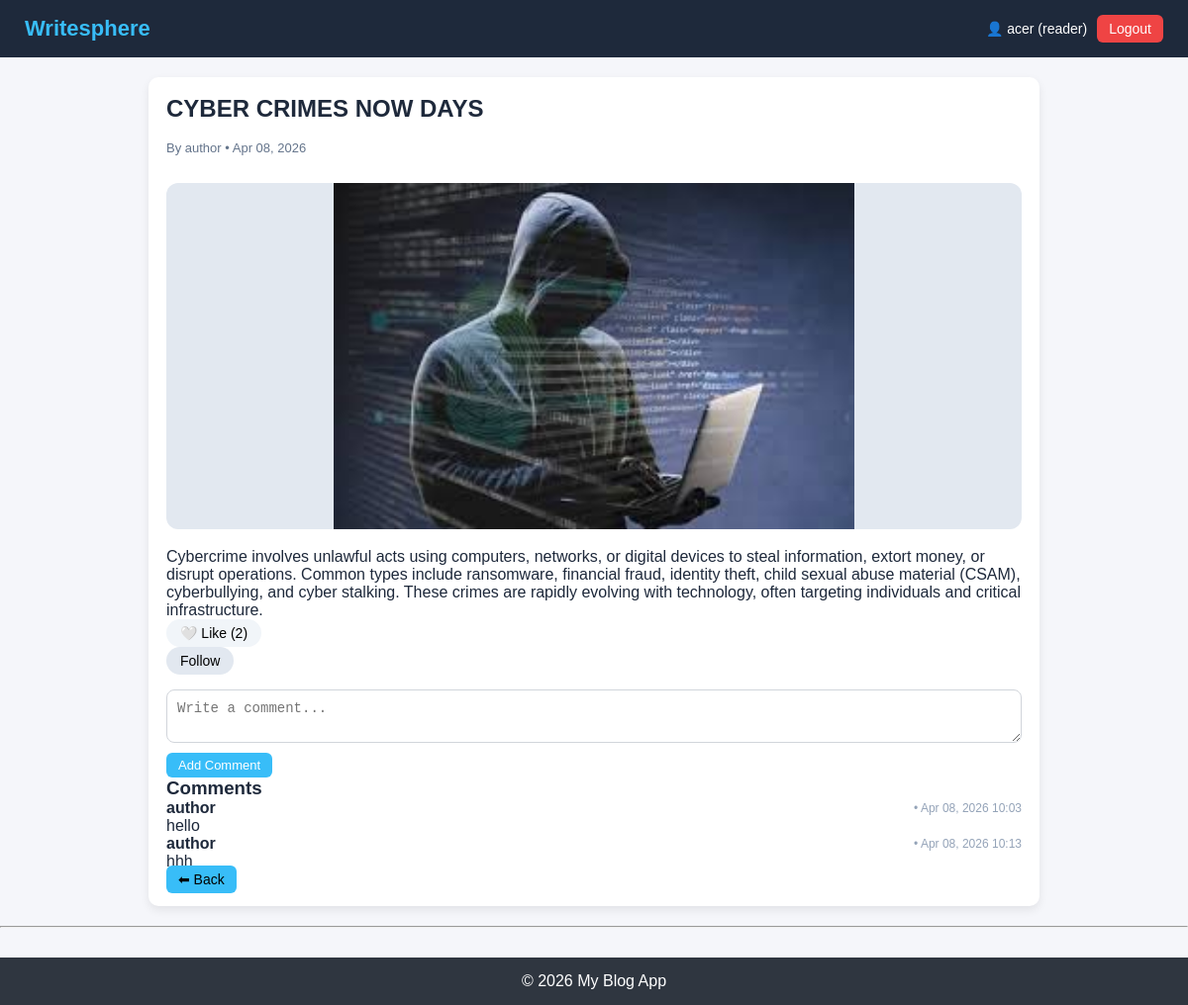
Page /post/7/ (signed in) on the committed database.
### accounts/models.py (models this page shows, shortened)
class CustomUser(AbstractUser):
    ROLE_CHOICES = (
        ('author','Author'),
        ('reader','Reader'),
    )
    role = models.CharField(max_length=10,choices=ROLE_CHOICES,default='reader')

### blog/models.py (models this page shows, shortened)
class Post(models.Model):
    author = models.ForeignKey(settings.AUTH_USER_MODEL, on_delete=models.CASCADE)
    title = models.CharField(max_length=200)
    content = models.TextField()
    cover_image = models.ImageField(upload_to='posts/', null=True, blank=True)  # ✅
    created_at = models.DateTimeField(auto_now_add=True)
    updated_at = models.DateTimeField(auto_now=True)

### interactions/models.py (models this page shows)
class Comment(models.Model):
    user = models.ForeignKey(User, on_delete=models.CASCADE)
    post = models.ForeignKey(Post, on_delete=models.CASCADE)
    content = models.TextField()
    created_at = models.DateTimeField(auto_now_add=True)

### blog/views.py (the view)
# urls.py: path('post/<int:id>/',detail, name='detail'),
@login_required
def detail(request, id):
    post = get_object_or_404(Post, id=id)
    can_edit = can_edit_post(request.user, post)
    is_following = False
    is_liked = False
    if request.user.is_authenticated:
        is_following = Follow.objects.filter(
            follower=request.user,
            following=post.author
        ).exists()
        is_liked = Like.objects.filter(
            user=request.user,
            post=post
        ).exists()
    comments = Comment.objects.filter(post=post)
    comments = Comment.objects.filter(post=post)
    for comment in comments:
        comment.can_edit = can_edit_comment(request.user, comment)
    return render(request, 'detail.html', {
        'post': post,
        'is_following': is_following,
        'is_liked': is_liked,
        'comments': comments,
        'can_edit':can_edit,
    })

### accounts/permissions.py (called while the page is built)
def can_edit_post(user, post):
    if not user.is_authenticated:
        return False
    if user.role == 'ADMIN':
        return True
    return post.author == user

def can_edit_comment(user, comment):
    if not user.is_authenticated:
        return False
    if user.role == 'ADMIN':
        return True
    return comment.user == user

### blog/templates/detail.html (shortened to what this page needs)
{% extends 'base.html' %}
{% block content %}
<div class="container">
    <div class="card post-detail">
        <h2 class="post-title">{{ post.title }}</h2><br>
        <p class="post-meta">
            By {{ post.author.username }} • {{ post.created_at|date:"M d, Y" }}
        </p><br>
        {% if post.cover_image %}
            <img src="{{ post.cover_image.url }}" class="cover-img">
        {% endif %}
        <p class="post-content">{{ post.content }}</p>
        <div class="post-actions">
            <form action="{% url 'like' post.id %}" method="POST">
                <button class="like-btn {% if is_liked %}liked{% endif %}">
                    {% if is_liked %}
                        ❤️ Liked ({{ post.like_set.count }})
                    {% else %}
                        🤍 Like ({{ post.like_set.count }})
                    {% endif %}
                </button>
            </form>
            <form method="POST" action="{% url 'follow' post.author.id %}">
                <button class="follow-btn {% if is_following %}following{% endif %}">
                    {% if is_following %}Following{% else %}Follow{% endif %}
                </button>
            </form>
        </div>
        <div class="comment-box">
            <form method="POST" action="{% url 'comment' post.id %}">
                <textarea name="content" placeholder="Write a comment..."></textarea>
                <button>Add Comment</button>
            </form>
        </div>
        <div class="comments-section">
            <h3>Comments</h3>
            {% for comment in post.comment_set.all %}
                <div class="comment">
                    <div class="comment-header">
                        <strong>{{ comment.user.username }}</strong>
                        <span class="comment-time">
                            • {{ comment.created_at|date:"M d, Y H:i" }}
                        </span>
                    </div>
                    <p>{{ comment.content }}</p>
                </div>
            {% empty %}
                <p>No comments yet</p>
            {% endfor %}
        </div>
        <a class="btn back-btn" href="{% url 'home' %}">⬅ Back</a>
    </div>
</div>
{% endblock %}

### blog/templates/partials/header.html (shortened to what this page needs)
<nav class="navbar">
    <div class="nav-left">
        <a href="{% url 'home' %}" class="logo">Writesphere</a>
    </div>
    <div class="nav-right">
        {% if user.is_authenticated %}
            <span class="user-info">
                👤 {{ user.username }} ({{ user.role }})
            </span>
            <a href="{% url 'logout' %}" class="btn logout">Logout</a>
        {% else %}
            <a href="{% url 'login' %}" class="btn">Login</a>
            <a href="{% url 'register' %}" class="btn register">Register</a>
        {% endif %}
    </div>
</nav>

### static/css/style.css (style rules this page uses)
* { margin: 0; padding: 0; box-sizing: border-box; }
body { font-family: Arial, sans-serif; background-color: #f5f6fa; color: #1e293b; }
.container { width: 85%; max-width: 900px; margin: 20px auto; }
.card { background: white; padding: 18px; margin-bottom: 18px; border-radius: 10px; box-shadow: 0px 4px 10px rgba(0,0,0,0.08); }
.navbar { display: flex; justify-content: space-between; align-items: center; background: #1e293b; padding: 15px 25px; flex-wrap: wrap; }
.logo { color: #38bdf8; font-size: 22px; font-weight: bold; text-decoration: none; }
.nav-right { display: flex; align-items: center; gap: 10px; }
.user-info { color: #fff; font-size: 14px; }
.btn { background: #38bdf8; color: #000; padding: 6px 12px; border-radius: 6px; text-decoration: none; font-size: 14px; transition: 0.3s; }
.logout { background: #ef4444; color: white; }
.cover-img { width: 100%; max-height: 350px; object-fit: contain; background: #e2e8f0; border-radius: 12px; margin-bottom: 15px; }
.like-btn, .follow-btn { border: none; padding: 6px 14px; border-radius: 20px; cursor: pointer; font-size: 14px; transition: 0.3s; }
.like-btn { background: #f1f5f9; }
.follow-btn { background: #e2e8f0; }
.comment-box { margin-top: 15px; }
.comment-box textarea { width: 100%; min-height: 50px; max-height: 120px; padding: 10px; border-radius: 8px; border: 1px solid #d1d5db; resize: vertical; font-size: 14px; outline: none; transition: 0.2s; }
.comment-box button { margin-top: 6px; padding: 5px 12px; font-size: 13px; border-radius: 6px; background: #38bdf8; color: white; border: none; cursor: pointer; }
.post-meta { font-size: 13px; color: #64748b; margin-bottom: 10px; }
.comment-header { display: flex; justify-content: space-between; align-items: center; }
.comment-time { font-size: 12px; color: #94a3b8; }

### rows in the picture
CustomUser: username "acer", role "reader"
Post: title "CYBER CRIMES NOW DAYS", author.username "author", created_at "Apr 08, 2026", cover_image (picture), content "Cybercrime involves unlawful acts using computers, networks, or digital devices to steal information, extort money, or disrupt operations. Common types include ransomware, financial fraud, identity theft, child sexual abuse material (CSAM), cyberbullying, and cyber stalking. These crimes are rapidly evolving with technology, often targeting individuals and critical infrastructure.", like_set.count "2"
Comment: user.username "author", created_at "Apr 08, 2026 10:03", content "hello"
Comment: user.username "author", created_at "Apr 08, 2026 10:13", content "hhh"
